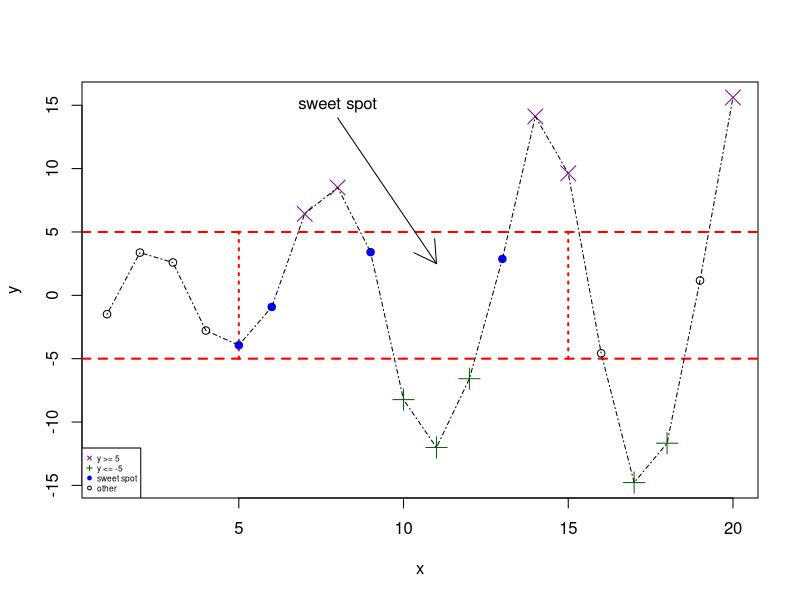

Here is the R script that generated this plot:
#Brianna Geiger
#9/23/26
#Adding details to a Plot
#COP2073

x <- 1:20

y <- c(-1.49, 3.37, 2.59, -2.78, -3.94, -0.92, 6.43,
       8.51, 3.41, -8.23, -12.01, -6.58, 2.87, 14.12,
       9.63, -4.58, -14.78, -11.67, 1.17, 15.62)

plot(x, y, type="n", main="")
abline(h=c(-5,5), col="red", lty=2, lwd=2)

segments(x0=c(5,15), y0=c(-5,-5), x1=c(5,15), y1=c(5,5),
         col="red", lty=3, lwd=2)

points(x[y>=5], y[y>=5], pch=4, col="darkmagenta", cex=2)
points(x[y<=-5], y[y<=-5], pch=3, col="darkgreen", cex=2)


points(x[(x>=5&x<=15)&(y>-5&y<5)],
       y[(x>=5&x<=15)&(y>-5&y<5)],
       pch=19,col="blue")

points(x[(x<5|x>15)&(y>-5&y<5)],
       y[(x<5|x>15)&(y>-5&y<5)])

lines(x, y, lty=4)

arrows(x0=8, y0=14, x1=11, y1=2.5)

text(x=8, y=15, labels="sweet spot")

legend("bottomleft",
       legend=c("y >= 5", "y <= -5", "sweet spot", "other"),
       pch=c(4,3,19,1),
       col=c("darkmagenta","darkgreen","blue","black"),
       cex=0.5)
